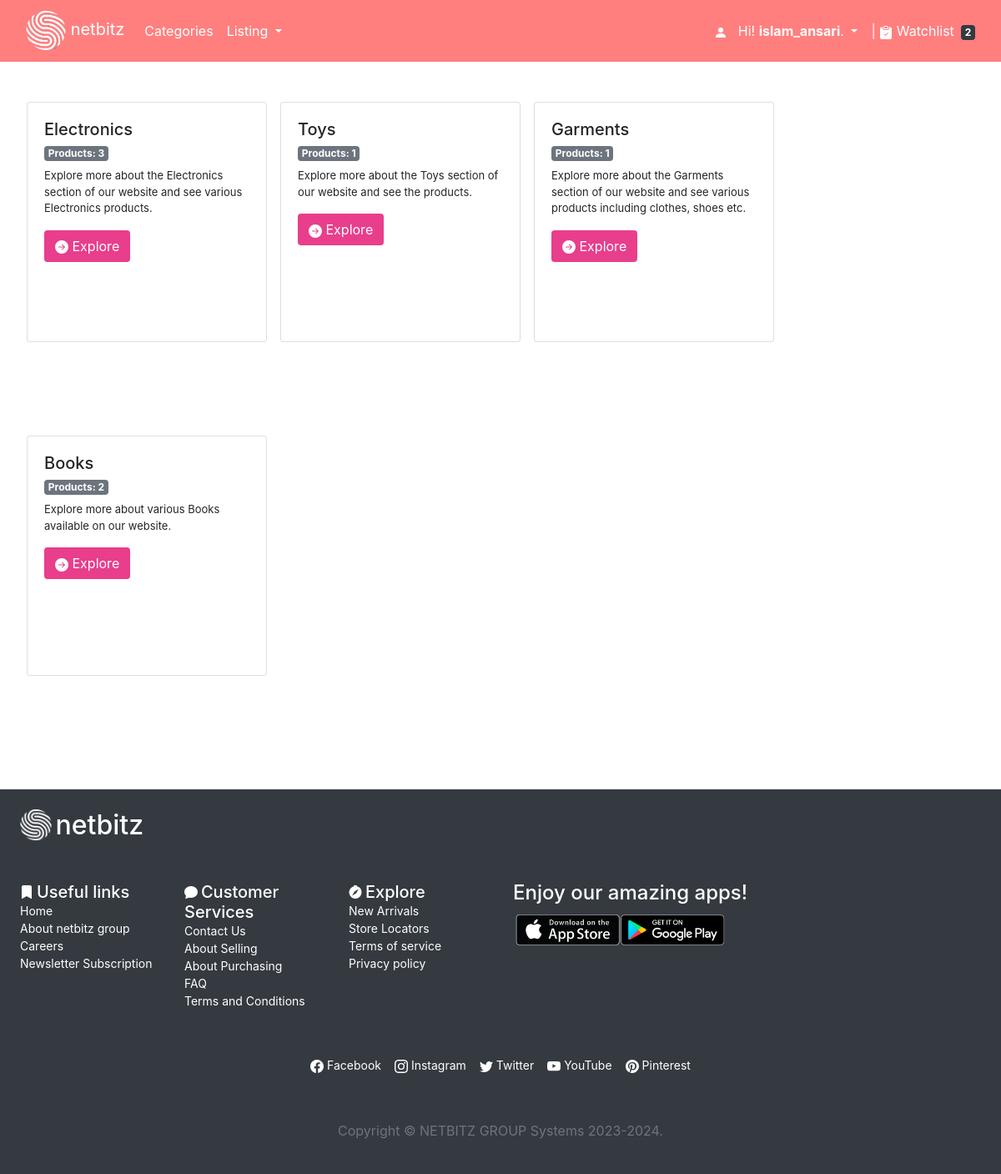
Page /category (signed in) on the committed database.
### auctions/models.py (models this page shows, shortened)
class User(AbstractUser):
    pass

class Category(models.Model):
    category_name = models.CharField(max_length=128, null=True)
    category_details = models.TextField(max_length=128, null=True)
    @property
    def count_active_auctions(self):
        return AuctionListing.objects.filter(category=self).count()

### auctions/views.py (the view)
# urls.py: path("category", views.categories, name="categories"),
def categories(request):
    return render(request, "auctions/categories.html", {
        "categories": Category.objects.all(),
    })

### auctions/context_processor.py (called while the page is built)
def extras(request):
    if request.user.is_authenticated:
        count = Watchlist.objects.filter(user=request.user).count()
    else:
        count = 0
    return {'watchlist_count':count}

### auctions/templates/auctions/categories.html
{% extends "auctions/layout.html" %}
{% block body %}
    <div class="d-flex flex-row flex-wrap m-4" style="height: 100vh;">
        {% for category in categories %}
            <div class="card mx-2" style="width: 18rem; height: 18rem;">
                <div class="card-body">
                <h5 class="card-title">{{ category.category_name }}</h5>
                <h6 class="card-subtitle mb-2"><span class="badge bg-secondary">Products: {{ category.count_active_auctions }} </span></h6>
                <p class="card-text">{{ category.category_details }} </p>
                    <a href="{% url 'category' category.category_name %}" class="card-link cat_links btn btn-linght" style="background-color: var(--pink);"><svg xmlns="http://www.w3.org/2000/svg" width="16" height="16" fill="currentColor" class="bi bi-arrow-right-circle-fill" viewBox="0 0 16 16">
                        <path d="M8 0a8 8 0 1 1 0 16A8 8 0 0 1 8 0zM4.5 7.5a.5.5 0 0 0 0 1h5.793l-2.147 2.146a.5.5 0 0 0 .708.708l3-3a.5.5 0 0 0 0-.708l-3-3a.5.5 0 1 0-.708.708L10.293 7.5H4.5z"/>
                      </svg> Explore</a>
                </div>
            </div>
        {% endfor %}
    </div>
{% endblock %}

### auctions/templates/auctions/layout.html (shortened to what this page needs)
{% load static %}
<!DOCTYPE html>
<html lang="en">
<head>
    <link rel="stylesheet" href="https://stackpath.bootstrapcdn.com/bootstrap/4.4.1/css/bootstrap.min.css"
>
    <link href="{% static 'auctions/styles.css' %}" rel="stylesheet">
</head>
<body>
    <nav class="navbar navbar-expand-lg  bg-body-tertiary" style="background-color: rgb(255 0 0 / 50%);">
        <div class="container-fluid">
            <a class="navbar-brand" href="{% url 'index' %}"><img class="img_nav" alt="logo" src="{% static 'images/logo.png' %}" /> netbitz</a>
            <div class="collapse navbar-collapse justify-content-between" id="navbarScroll">
                <ul class="navbar-nav me-auto my-2 my-lg-0 navbar-nav-scroll" style="--bs-scroll-height: 100px;">
                    {% if user.is_authenticated %}
                    <li class="nav-item">
                        <a class="nav-link" href="{% url 'categories' %}">Categories</a>
                    </li>
                    {% endif %}
                    {% if user.is_authenticated %}
                    <li class="nav-item dropdown">
                        <a class="nav-link dropdown-toggle" href="#" role="button" data-bs-toggle="dropdown"
                            aria-expanded="false">
                            Listing
                        </a>
                    </li>
                    {% endif %}
                </ul>
                <form class="d-flex float-right" role="search">
                    <ul class="navbar-nav">
                        {% if user.is_authenticated %}
                        <li class="nav-item dropdown">
                            <svg xmlns="http://www.w3.org/2000/svg" width="16" height="16" fill="white" class="bi bi-person-fill" viewBox="0 0 16 16">
                                <path d="M3 14s-1 0-1-1 1-4 6-4 6 3 6 4-1 1-1 1H3Zm5-6a3 3 0 1 0 0-6 3 3 0 0 0 0 6Z"/>
                              </svg><a class="nav-link dropdown-toggle" href="#" role="button" data-bs-toggle="dropdown" aria-expanded="false">
                                Hi! <strong>{{ user.username }}</strong>.
                              </a>
                        </li>
                        <li class="nav-item">
                            <a class="nav-link watchlist_link" href="{% url 'display_watchlist' %}">|  Watchlist</a><span
                                class="badge bg-dark">{{ watchlist_count }}</span>
                        </li>
                        {% endif %}
                    </ul>
                </form>
            </div>
        </div>
    </nav>
        {% block body %}
        {% endblock %}
    <footer class="p-4 mt-4 bg-dark text-white">
        <div class="footer_heading">
            <img alt="logo" style="width: 38px;" src="{% static 'images/logo.png' %}" /> <h2 class="d-inline align-middle">netbitz</h2>
        </div>
        <div class="footer_container mt-5">
            <div class="row justify-content-center">
                <div class="col-md-2">
                    <ul class="navbar-nav ms-auto">
                        <li class="nav-item">
                            <svg xmlns="http://www.w3.org/2000/svg" width="16" height="16" fill="currentColor" class="bi bi-bookmark-fill" viewBox="0 0 16 16">
                                <path d="M2 2v13.5a.5.5 0 0 0 .74.439L8 13.069l5.26 2.87A.5.5 0 0 0 14 15.5V2a2 2 0 0 0-2-2H4a2 2 0 0 0-2 2z"/>
                              </svg> <h5 class="d-inline align-middle">Useful links</h5>
                        </li>
                        <li class="nav-item">
                            <a href="#" class="nav-link">Home</a>
                        </li>
                        <li class="nav-item">
                            <a href="#" class="nav-link">About netbitz group</a>
                        </li>
                        <li class="nav-item">
                            <a href="#" class="nav-link">Careers</a>
                        </li>
                        <li class="nav-item">
                            <a href="#" class="nav-link">Newsletter Subscription</a>
                        </li>
                    </ul>
                </div>
                <div class="col-md-2">
                    <ul class="navbar-nav ms-auto">
                        <li class="nav-item">
                               <h5 class="d-inline align-middle">Customer Services</h5>
                        </li>
                        <li class="nav-item">
                            <a href="#" class="nav-link">Contact Us</a>
                        </li>
                        <li class="nav-item">
                            <a href="#" class="nav-link">About Selling</a>
                        </li>
                        <li class="nav-item">
                            <a href="#" class="nav-link">About Purchasing</a>
                        </li>
                        <li class="nav-item">
                            <a href="#" class="nav-link">FAQ</a>
                        </li>
                        <li class="nav-item">
                            <a href="#" class="nav-link">Terms and Conditions</a>
                        </li>
                    </ul>
                </div>
                <div class="col-md-2">
                    <ul class="navbar-nav ms-auto">
                        <li class="nav-item">
                            <svg xmlns="http://www.w3.org/2000/svg" width="16" height="16" fill="currentColor" class="bi bi-compass-fill" viewBox="0 0 16 16">
                                <path d="M15.5 8.516a7.5 7.5 0 1 1-9.462-7.24A1 1 0 0 1 7 0h2a1 1 0 0 1 .962 1.276 7.503 7.503 0 0 1 5.538 7.24zm-3.61-3.905L6.94 7.439 4.11 12.39l4.95-2.828 2.828-4.95z"/>
                              </svg> <h5 class="d-inline align-middle">Explore</h5>
                        </li>
                        <li class="nav-item">
                            <a href="#" class="nav-link">New Arrivals</a>
                        </li>
                        <li class="nav-item">
                            <a href="#" class="nav-link">Store Locators</a>
                        </li>
                        <li class="nav-item">
                            <a href="#" class="nav-link">Terms of service</a>
                        </li>
                        <li class="nav-item">
                            <a href="#" class="nav-link">Privacy policy</a>
                        </li>
                    </ul>
                </div>
                <div class="col-md-6">
                    <h4>Enjoy our amazing apps!</h4>
                    <img src="{% static 'images/G.png' %}" style="width: 16rem;">
                </div>
            </div>
            <div class="row justify-content-center mt-5">
                <nav class="navbar navbar-expand-lg bg-body-tertiary">
                    <div class="container-fluid">
                      <div class="collapse navbar-collapse" id="navbarNav">
                        <ul class="navbar-nav">
                          <li class="nav-item">
                            <a class="nav-link active" aria-current="page" href="#"> Facebook</a>
                          </li>
                          <li class="nav-item">
                            <a class="nav-link " href="#"> Instagram</a>
                          </li>
                          <li class="nav-item">
                            <a class="nav-link " href="#"> Twitter</a>
                          </li>
                          <li class="nav-item">
                            <a class="nav-link " href="#"> YouTube</a>
                          </li>
                          <li class="nav-item">
                            <a class="nav-link " href="#"> Pinterest</a>
                          </li>
                        </ul>
                      </div>
                    </div>
                  </nav>
            </div>
            <p class="text-muted text-center mt-5">Copyright &copy; NETBITZ GROUP Systems 2023-2024.</p>
        </div>
    </footer>
</body>
</html>

### auctions/static/auctions/styles.css (style rules this page uses)
* { margin: 0; padding: 0; }
nav a { color: white; }
.img_nav { width: 3rem; }
.card-text { font-size: small; }
.cat_links { color: white; }
.badge { color: white; }
.nav-link { display: inline; }
.watchlist_link { padding-right: 5px; }
footer a { color: white; }
.footer_container li { font-size: 14px; }
.footer_heading { text-align: left; }

### rows in the picture
User: username "islam_ansari"
Category: category_name "Electronics", count_active_auctions "3", category_details "Explore more about the Electronics section of our website and see various Electronics products."
Category: category_name "Toys", count_active_auctions "1", category_details "Explore more about the Toys section of our website and see the products."
Category: category_name "Garments", count_active_auctions "1", category_details "Explore more about the Garments section of our website and see various products including clothes, shoes etc."
Category: category_name "Books", count_active_auctions "2", category_details "Explore more about various Books available on our website."

### other values in the picture
{{ watchlist_count }} "2"
